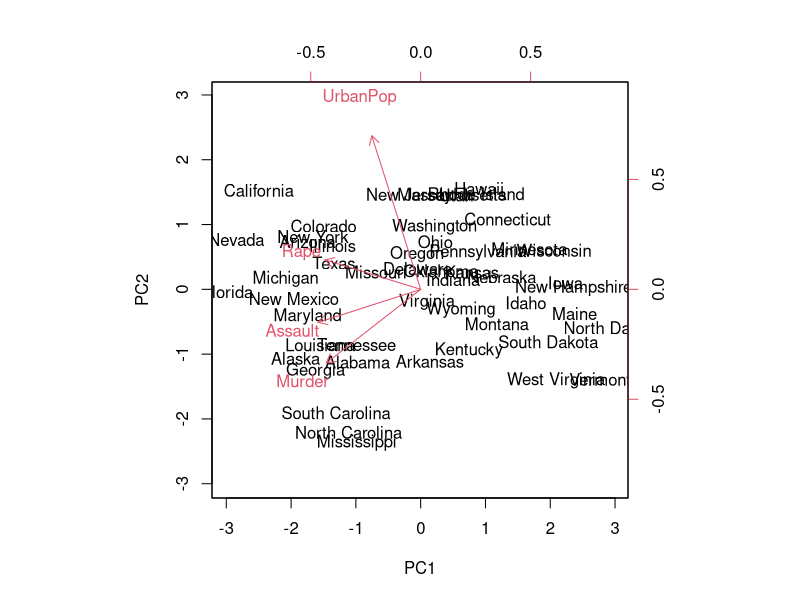
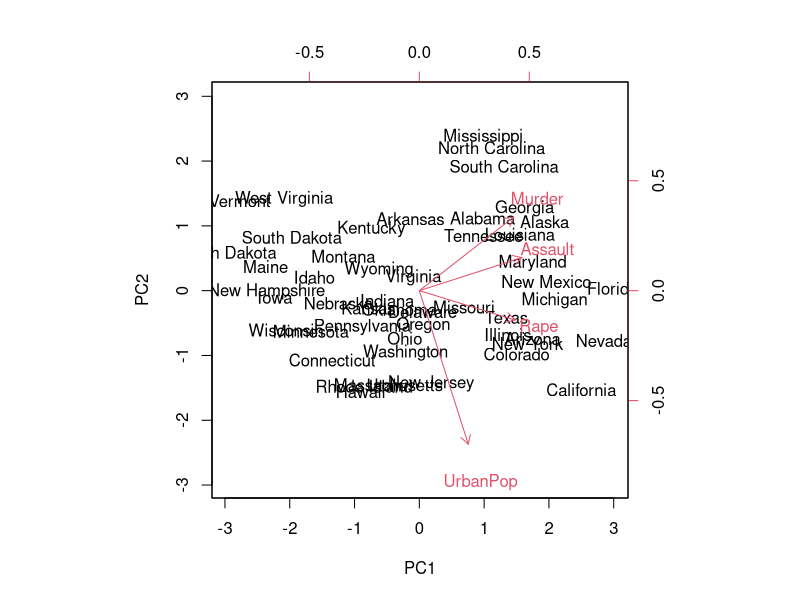
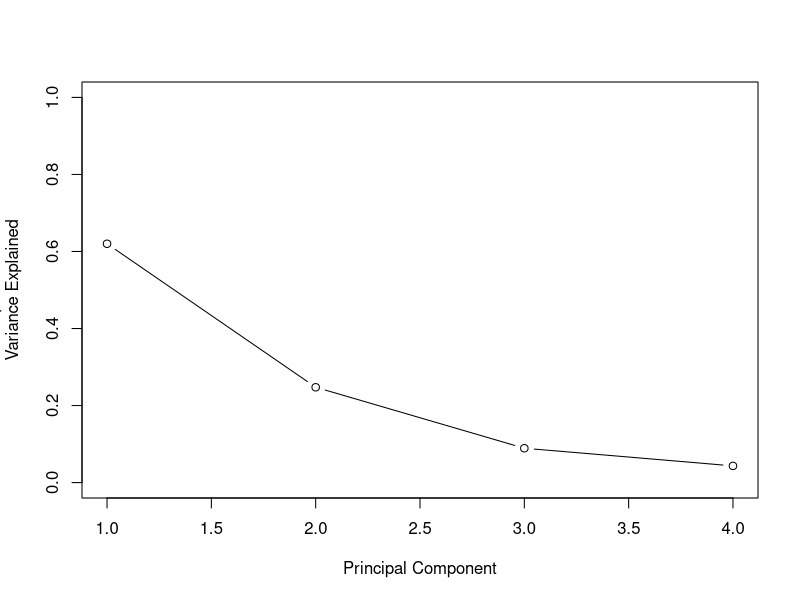
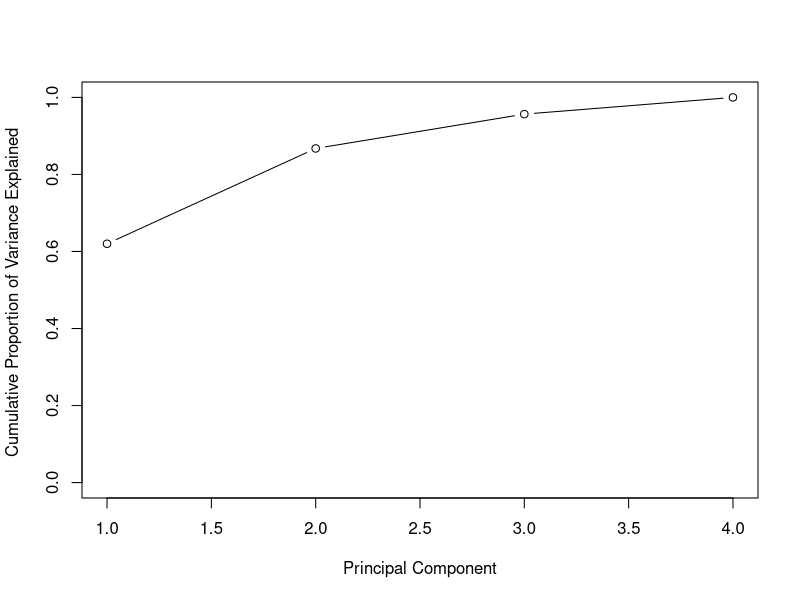

R code for these plots, in order:
# USArrests is an in-built dataset
states = row.names(USArrests) 

states
 
names(USArrests)

# finding the mean and variance of the columns
apply(USArrests,2,mean)

apply(USArrests,2,var)

# performing pca
pr.out =prcomp(USArrests,scale =TRUE)

names(pr.out)

pr.out$center

pr.out$scale

pr.out$rotation

dim(pr.out$x)

biplot(pr.out,scale=0)

pr.out$rotation=-pr.out$rotation

pr.out$x=-pr.out$x

biplot (pr.out,scale=0)

pr.out$sdev

pr.var =pr.out$sdev^2

pve=pr.var/sum(pr.var)

pve

plot(pve,xlab="Principal Component", ylab="Proportion of
Variance Explained", ylim=c(0,1) ,type='b')

plot(cumsum (pve), xlab="Principal Component", ylab ="
Cumulative Proportion of Variance Explained ", ylim=c(0,1) ,
type='b')

a=c(1,2,8,-3)
cumsum (a)
